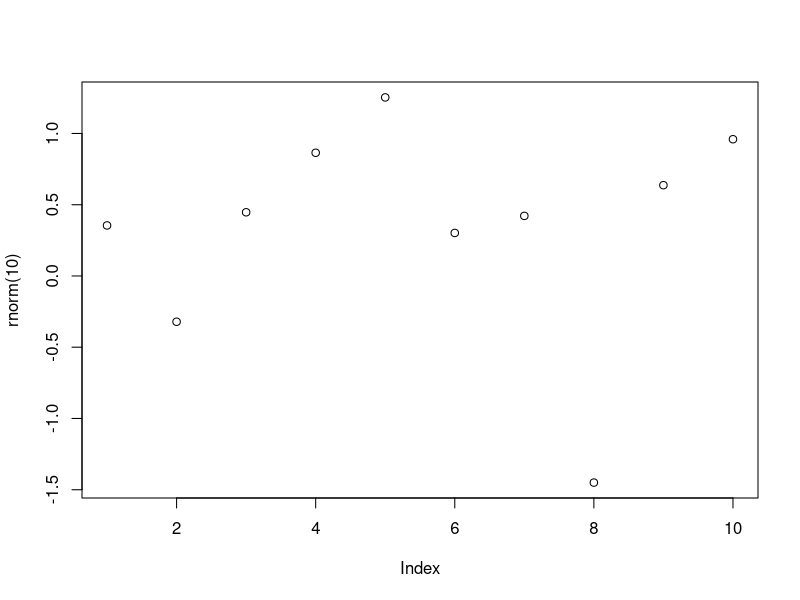

Reproduce this figure in R.
## ---- chunk 1
plot(rnorm(10))
